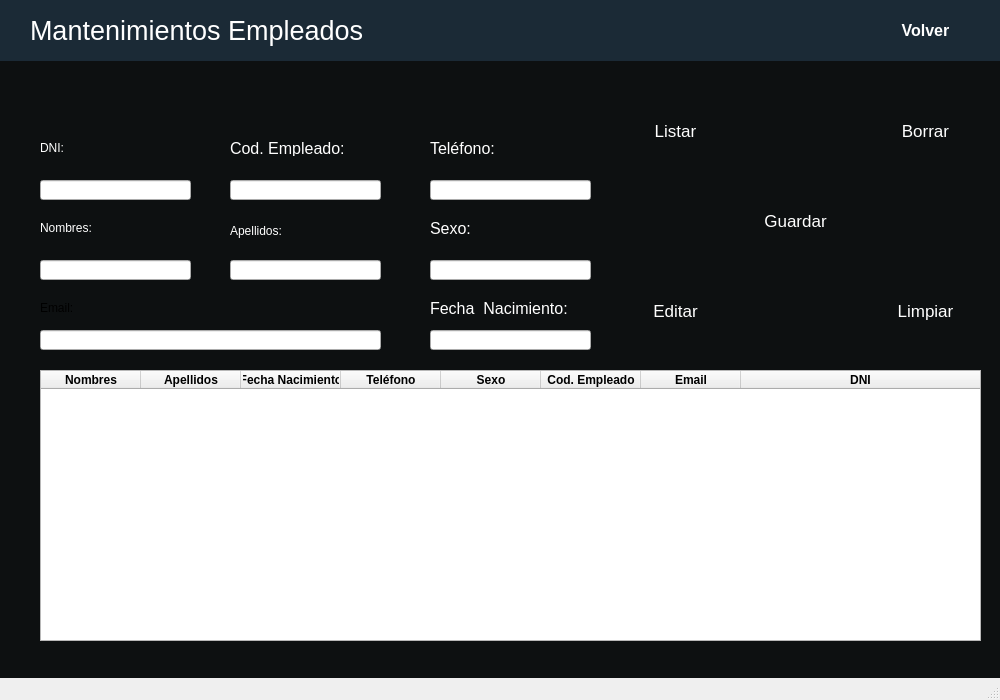
<?xml version="1.0" encoding="UTF-8"?>
<ui version="4.0">
 <class>MainWindow</class>
 <widget class="QMainWindow" name="MainWindow">
  <property name="geometry">
   <rect>
    <x>0</x>
    <y>0</y>
    <width>1000</width>
    <height>700</height>
   </rect>
  </property>
  <property name="minimumSize">
   <size>
    <width>1000</width>
    <height>700</height>
   </size>
  </property>
  <property name="maximumSize">
   <size>
    <width>1000</width>
    <height>700</height>
   </size>
  </property>
  <property name="windowTitle">
   <string>MainWindow</string>
  </property>
  <property name="styleSheet">
   <string notr="true">QWidget#centralwidget{
background-color: rgb(13, 16, 17);}</string>
  </property>
  <widget class="QWidget" name="centralwidget">
   <widget class="QLabel" name="label_3">
    <property name="geometry">
     <rect>
      <x>40</x>
      <y>140</y>
      <width>51</width>
      <height>16</height>
     </rect>
    </property>
    <property name="styleSheet">
     <string notr="true">font: 12pt &quot;MS Shell Dlg 2&quot;;
color: rgb(255, 255, 255);</string>
    </property>
    <property name="text">
     <string>DNI:</string>
    </property>
   </widget>
   <widget class="QLabel" name="label_4">
    <property name="geometry">
     <rect>
      <x>40</x>
      <y>220</y>
      <width>81</width>
      <height>16</height>
     </rect>
    </property>
    <property name="styleSheet">
     <string notr="true">font: 12pt &quot;MS Shell Dlg 2&quot;;
color: rgb(255, 255, 255);</string>
    </property>
    <property name="text">
     <string>Nombres:</string>
    </property>
   </widget>
   <widget class="QLineEdit" name="lineEdit_6">
    <property name="geometry">
     <rect>
      <x>430</x>
      <y>260</y>
      <width>161</width>
      <height>20</height>
     </rect>
    </property>
   </widget>
   <widget class="QLabel" name="label_5">
    <property name="geometry">
     <rect>
      <x>40</x>
      <y>300</y>
      <width>81</width>
      <height>16</height>
     </rect>
    </property>
    <property name="styleSheet">
     <string notr="true">font: 12pt &quot;MS Shell Dlg 2&quot;;</string>
    </property>
    <property name="text">
     <string>Email:</string>
    </property>
   </widget>
   <widget class="QLineEdit" name="lineEdit">
    <property name="geometry">
     <rect>
      <x>40</x>
      <y>180</y>
      <width>151</width>
      <height>20</height>
     </rect>
    </property>
   </widget>
   <widget class="QLineEdit" name="lineEdit_3">
    <property name="geometry">
     <rect>
      <x>40</x>
      <y>330</y>
      <width>341</width>
      <height>20</height>
     </rect>
    </property>
   </widget>
   <widget class="QLineEdit" name="lineEdit_4">
    <property name="geometry">
     <rect>
      <x>230</x>
      <y>260</y>
      <width>151</width>
      <height>20</height>
     </rect>
    </property>
   </widget>
   <widget class="QTableWidget" name="tableWidget">
    <property name="geometry">
     <rect>
      <x>40</x>
      <y>370</y>
      <width>941</width>
      <height>271</height>
     </rect>
    </property>
    <attribute name="horizontalHeaderCascadingSectionResizes">
     <bool>false</bool>
    </attribute>
    <attribute name="horizontalHeaderShowSortIndicator" stdset="0">
     <bool>false</bool>
    </attribute>
    <attribute name="horizontalHeaderStretchLastSection">
     <bool>true</bool>
    </attribute>
    <attribute name="verticalHeaderCascadingSectionResizes">
     <bool>false</bool>
    </attribute>
    <attribute name="verticalHeaderShowSortIndicator" stdset="0">
     <bool>false</bool>
    </attribute>
    <attribute name="verticalHeaderStretchLastSection">
     <bool>false</bool>
    </attribute>
    <column>
     <property name="text">
      <string>Nombres</string>
     </property>
     <property name="font">
      <font>
       <weight>75</weight>
       <bold>true</bold>
      </font>
     </property>
    </column>
    <column>
     <property name="text">
      <string>Apellidos</string>
     </property>
     <property name="font">
      <font>
       <weight>75</weight>
       <bold>true</bold>
      </font>
     </property>
    </column>
    <column>
     <property name="text">
      <string>Fecha Nacimiento</string>
     </property>
     <property name="font">
      <font>
       <weight>75</weight>
       <bold>true</bold>
      </font>
     </property>
     <property name="textAlignment">
      <set>AlignCenter</set>
     </property>
    </column>
    <column>
     <property name="text">
      <string>Teléfono</string>
     </property>
     <property name="font">
      <font>
       <weight>75</weight>
       <bold>true</bold>
      </font>
     </property>
     <property name="textAlignment">
      <set>AlignCenter</set>
     </property>
    </column>
    <column>
     <property name="text">
      <string>Sexo</string>
     </property>
     <property name="font">
      <font>
       <weight>75</weight>
       <bold>true</bold>
      </font>
     </property>
     <property name="textAlignment">
      <set>AlignCenter</set>
     </property>
    </column>
    <column>
     <property name="text">
      <string>Cod. Empleado</string>
     </property>
     <property name="font">
      <font>
       <weight>75</weight>
       <bold>true</bold>
      </font>
     </property>
     <property name="textAlignment">
      <set>AlignCenter</set>
     </property>
    </column>
    <column>
     <property name="text">
      <string>Email</string>
     </property>
     <property name="font">
      <font>
       <weight>75</weight>
       <bold>true</bold>
      </font>
     </property>
     <property name="textAlignment">
      <set>AlignCenter</set>
     </property>
    </column>
    <column>
     <property name="text">
      <string>DNI</string>
     </property>
     <property name="font">
      <font>
       <weight>75</weight>
       <bold>true</bold>
      </font>
     </property>
     <property name="textAlignment">
      <set>AlignCenter</set>
     </property>
    </column>
   </widget>
   <widget class="QLineEdit" name="lineEdit_5">
    <property name="geometry">
     <rect>
      <x>430</x>
      <y>180</y>
      <width>161</width>
      <height>20</height>
     </rect>
    </property>
   </widget>
   <widget class="QLabel" name="label_8">
    <property name="geometry">
     <rect>
      <x>430</x>
      <y>140</y>
      <width>81</width>
      <height>16</height>
     </rect>
    </property>
    <property name="font">
     <font>
      <pointsize>12</pointsize>
     </font>
    </property>
    <property name="styleSheet">
     <string notr="true">color: rgb(255, 255, 255);</string>
    </property>
    <property name="text">
     <string>Teléfono:</string>
    </property>
   </widget>
   <widget class="QLineEdit" name="lineEdit_2">
    <property name="geometry">
     <rect>
      <x>40</x>
      <y>260</y>
      <width>151</width>
      <height>20</height>
     </rect>
    </property>
   </widget>
   <widget class="QLabel" name="label_6">
    <property name="geometry">
     <rect>
      <x>230</x>
      <y>220</y>
      <width>141</width>
      <height>21</height>
     </rect>
    </property>
    <property name="styleSheet">
     <string notr="true">font: 12pt &quot;MS Shell Dlg 2&quot;;
color: rgb(255, 255, 255);</string>
    </property>
    <property name="text">
     <string>Apellidos:</string>
    </property>
   </widget>
   <widget class="QLabel" name="label_2">
    <property name="geometry">
     <rect>
      <x>230</x>
      <y>140</y>
      <width>121</width>
      <height>16</height>
     </rect>
    </property>
    <property name="font">
     <font>
      <pointsize>12</pointsize>
     </font>
    </property>
    <property name="styleSheet">
     <string notr="true">color: rgb(255, 255, 255);</string>
    </property>
    <property name="text">
     <string>Cod. Empleado:</string>
    </property>
   </widget>
   <widget class="QLineEdit" name="lineEdit_7">
    <property name="geometry">
     <rect>
      <x>230</x>
      <y>180</y>
      <width>151</width>
      <height>20</height>
     </rect>
    </property>
   </widget>
   <widget class="QLabel" name="label_7">
    <property name="geometry">
     <rect>
      <x>430</x>
      <y>220</y>
      <width>61</width>
      <height>16</height>
     </rect>
    </property>
    <property name="font">
     <font>
      <pointsize>12</pointsize>
     </font>
    </property>
    <property name="styleSheet">
     <string notr="true">color: rgb(255, 255, 255);</string>
    </property>
    <property name="text">
     <string>Sexo:</string>
    </property>
   </widget>
   <widget class="QLabel" name="label_9">
    <property name="geometry">
     <rect>
      <x>430</x>
      <y>300</y>
      <width>141</width>
      <height>16</height>
     </rect>
    </property>
    <property name="font">
     <font>
      <pointsize>12</pointsize>
     </font>
    </property>
    <property name="styleSheet">
     <string notr="true">color: rgb(255, 255, 255);</string>
    </property>
    <property name="text">
     <string>Fecha_Nacimiento:</string>
    </property>
   </widget>
   <widget class="QLineEdit" name="lineEdit_8">
    <property name="geometry">
     <rect>
      <x>430</x>
      <y>330</y>
      <width>161</width>
      <height>20</height>
     </rect>
    </property>
   </widget>
   <widget class="QPushButton" name="pushButton">
    <property name="geometry">
     <rect>
      <x>630</x>
      <y>90</y>
      <width>91</width>
      <height>81</height>
     </rect>
    </property>
    <property name="font">
     <font>
      <pointsize>13</pointsize>
      <weight>50</weight>
      <bold>false</bold>
     </font>
    </property>
    <property name="styleSheet">
     <string notr="true">border-radius:10px;
color: rgb(255, 255, 255);
background-color: rgb(13, 16, 17);</string>
    </property>
    <property name="text">
     <string>Listar</string>
    </property>
   </widget>
   <widget class="QPushButton" name="pushButton_2">
    <property name="geometry">
     <rect>
      <x>750</x>
      <y>180</y>
      <width>91</width>
      <height>81</height>
     </rect>
    </property>
    <property name="font">
     <font>
      <pointsize>13</pointsize>
     </font>
    </property>
    <property name="styleSheet">
     <string notr="true">border-radius:10px;
color: rgb(255, 255, 255);
background-color: rgb(13, 16, 17);</string>
    </property>
    <property name="text">
     <string>Guardar</string>
    </property>
   </widget>
   <widget class="QPushButton" name="pushButton_3">
    <property name="geometry">
     <rect>
      <x>880</x>
      <y>270</y>
      <width>91</width>
      <height>81</height>
     </rect>
    </property>
    <property name="font">
     <font>
      <pointsize>13</pointsize>
     </font>
    </property>
    <property name="styleSheet">
     <string notr="true">border-radius:10px;
color: rgb(255, 255, 255);
background-color: rgb(13, 16, 17);</string>
    </property>
    <property name="text">
     <string>Limpiar</string>
    </property>
   </widget>
   <widget class="QPushButton" name="pushButton_4">
    <property name="geometry">
     <rect>
      <x>880</x>
      <y>90</y>
      <width>91</width>
      <height>81</height>
     </rect>
    </property>
    <property name="font">
     <font>
      <pointsize>13</pointsize>
     </font>
    </property>
    <property name="styleSheet">
     <string notr="true">border-radius:10px;
color: rgb(255, 255, 255);
background-color: rgb(13, 16, 17);</string>
    </property>
    <property name="text">
     <string>Borrar</string>
    </property>
   </widget>
   <widget class="QPushButton" name="pushButton_5">
    <property name="geometry">
     <rect>
      <x>630</x>
      <y>270</y>
      <width>91</width>
      <height>81</height>
     </rect>
    </property>
    <property name="font">
     <font>
      <pointsize>13</pointsize>
     </font>
    </property>
    <property name="styleSheet">
     <string notr="true">border-radius:10px;
color: rgb(255, 255, 255);
background-color: rgb(13, 16, 17);</string>
    </property>
    <property name="text">
     <string>Editar</string>
    </property>
   </widget>
   <widget class="QLabel" name="label_10">
    <property name="geometry">
     <rect>
      <x>0</x>
      <y>-10</y>
      <width>1001</width>
      <height>71</height>
     </rect>
    </property>
    <property name="styleSheet">
     <string notr="true">background-color: rgb(27, 42, 54);</string>
    </property>
    <property name="text">
     <string/>
    </property>
   </widget>
   <widget class="QLabel" name="label">
    <property name="geometry">
     <rect>
      <x>30</x>
      <y>10</y>
      <width>351</width>
      <height>41</height>
     </rect>
    </property>
    <property name="font">
     <font>
      <pointsize>20</pointsize>
     </font>
    </property>
    <property name="styleSheet">
     <string notr="true">color: rgb(255, 255, 255);</string>
    </property>
    <property name="text">
     <string>Mantenimientos Empleados</string>
    </property>
   </widget>
   <widget class="QPushButton" name="pushButton_6">
    <property name="geometry">
     <rect>
      <x>880</x>
      <y>10</y>
      <width>91</width>
      <height>41</height>
     </rect>
    </property>
    <property name="font">
     <font>
      <pointsize>12</pointsize>
      <weight>75</weight>
      <bold>true</bold>
     </font>
    </property>
    <property name="styleSheet">
     <string notr="true">border-radius:10px;
color: rgb(255, 255, 255);</string>
    </property>
    <property name="text">
     <string>Volver</string>
    </property>
    <property name="icon">
     <iconset>
      <normaloff>../../Downloads/feather_white/chevrons-left.svg</normaloff>../../Downloads/feather_white/chevrons-left.svg</iconset>
    </property>
    <property name="iconSize">
     <size>
      <width>20</width>
      <height>20</height>
     </size>
    </property>
   </widget>
  </widget>
  <widget class="QStatusBar" name="statusbar"/>
 </widget>
 <resources/>
 <connections/>
</ui>
